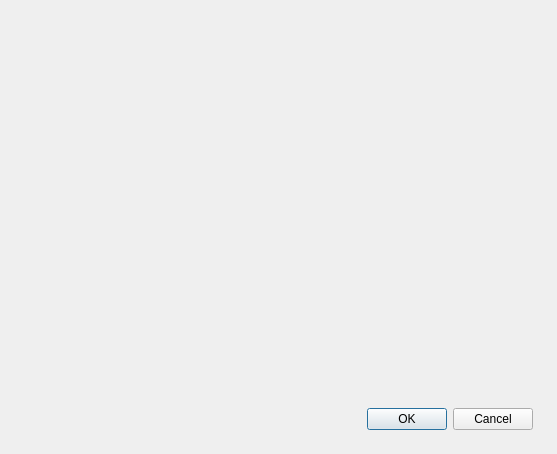
<?xml version="1.0" encoding="UTF-8"?>
<ui version="4.0">
 <class>PreviewEntryAttachmentsDialog</class>
 <widget class="QDialog" name="PreviewEntryAttachmentsDialog">
  <property name="geometry">
   <rect>
    <x>0</x>
    <y>0</y>
    <width>557</width>
    <height>454</height>
   </rect>
  </property>
  <property name="windowTitle">
   <string>Form</string>
  </property>
  <layout class="QVBoxLayout" name="verticalLayout" stretch="1,0">
   <property name="spacing">
    <number>12</number>
   </property>
   <property name="leftMargin">
    <number>24</number>
   </property>
   <property name="topMargin">
    <number>24</number>
   </property>
   <property name="rightMargin">
    <number>24</number>
   </property>
   <property name="bottomMargin">
    <number>24</number>
   </property>
   <item>
    <widget class="AttachmentWidget" name="attachmentWidget" native="true">
     <property name="sizePolicy">
      <sizepolicy hsizetype="Expanding" vsizetype="Expanding">
       <horstretch>0</horstretch>
       <verstretch>0</verstretch>
      </sizepolicy>
     </property>
    </widget>
   </item>
   <item>
    <widget class="QDialogButtonBox" name="dialogButtons">
     <property name="standardButtons">
      <set>QDialogButtonBox::Cancel|QDialogButtonBox::Ok</set>
     </property>
    </widget>
   </item>
  </layout>
 </widget>
 <customwidgets>
  <customwidget>
   <class>AttachmentWidget</class>
   <extends>QWidget</extends>
   <header location="global">gui/entry/attachments/AttachmentWidget.h</header>
   <container>1</container>
  </customwidget>
 </customwidgets>
 <resources/>
 <connections/>
</ui>
